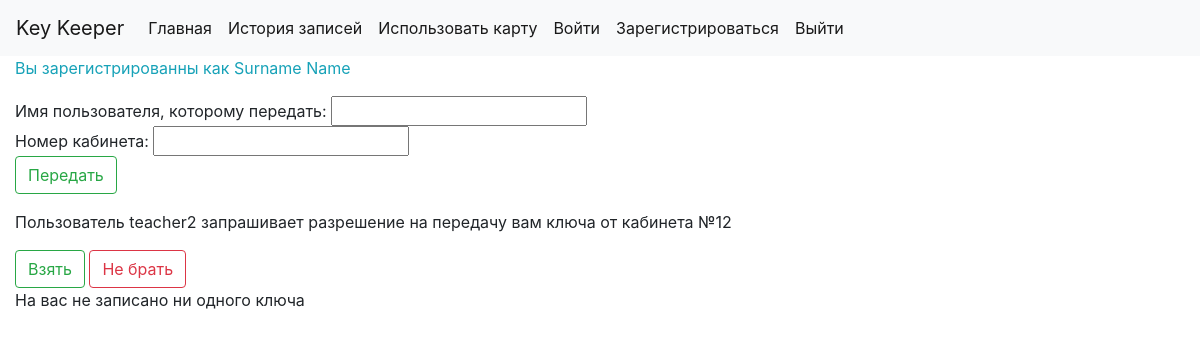
/ (signed in), run on an earlier commit of the app's database.
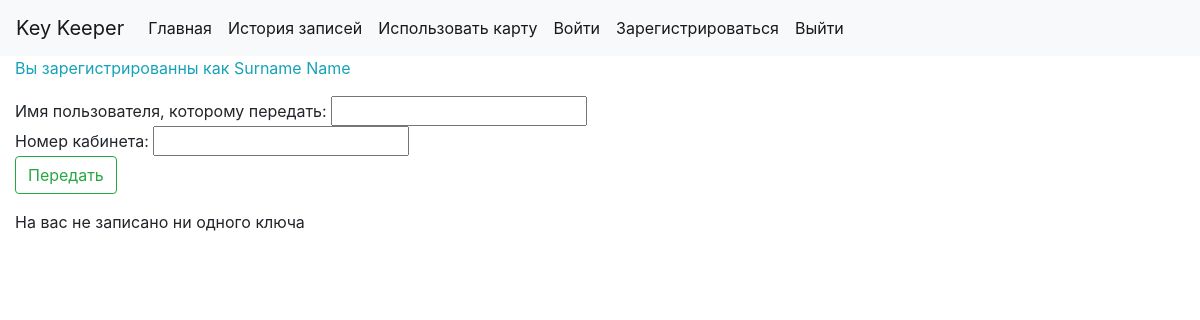
And on a later commit of the database.
### keeper/models.py (models this page shows)
class CustomUser(AbstractUser):
    password = models.CharField(max_length=200)
    card_id = models.IntegerField(default=8000000000)
    key_tran_last = models.IntegerField(default=-1)
    user_tran_last = models.CharField(max_length=255, default='никто')

### keeper/views.py (the view)
# urls.py: path('', views.index, name='index'),
@login_required
def index(request):
    context = {}
    if request.method == 'POST':
        f = TransferForm(request.POST)
        if 'transfer_req' in request.POST:
            if f.is_valid():
                try:
                    tran_user = CustomUser.objects.filter(username=f.data['username']).get()
                    if tran_user != request.user.username:
                        try:
                            hist2 = History.objects.filter(key=f.data['key_num'], user_id=request.user,
                                                           active='Не сдан').get()
                            hist2.active = 'Ожидает передачи'
                            hist2.save()
                            tran_user.user_tran_last = str(request.user.username)
                            tran_user.key_tran_last = f.data['key_num']
                            tran_user.save()
                            context['message'] = 'Ожидайте подтверждения'
                        except ObjectDoesNotExist:
                            context['message'] = 'У вас нет такого ключа'
                    else:
                        context['message'] = 'Нельзя передать ключ себе'
                except ObjectDoesNotExist:
                    context['message'] = 'Нет такого пользователя'
        elif 'accept' in request.POST:
            user_tran = CustomUser.objects.filter(username=request.user.user_tran_last).get()
            hist2 = History.objects.filter(key=request.user.key_tran_last, user_id=user_tran,
                                           active='Ожидает передачи').get()
            hist2.active = 'Сдан'
            hist2.time_back = datetime.datetime.now()
            hist2.save()
            hist = History(key=request.user.key_tran_last, user_id=request.user, active='Не сдан')
            hist.save()
            request.user.key_tran_last = -1
            request.user.user_tran_last = 'никто'
            request.user.save()
            context['message'] = 'Вы получили ключ'
        elif 'reject' in request.POST:
            user_tran = CustomUser.objects.filter(username=request.user.user_tran_last).get()
            hist2 = History.objects.filter(key=request.user.key_tran_last, user_id=user_tran,
                                           active='Ожидает передачи').get()
            hist2.active = 'Не сдан'
            hist2.save()
            request.user.key_tran_last = -1
            request.user.user_tran_last = 'никто'
            request.user.save()
            context['message'] = 'Вы отказались получать ключ'
    else:
        f = TransferForm()
    key_list = History.objects.filter(user_id=request.user, active='Не сдан')
    context['key_list'] = key_list
    if request.user.key_tran_last != -1:
        context['key_receive'] = request.user.key_tran_last
        context['user_receive'] = request.user.user_tran_last
    context['form'] = f
    context['user_id'] = str(request.user.last_name) + ' ' + str(request.user.first_name)
    return render(request, 'transfer.html', context)

### keeper/forms.py
class TransferForm(forms.Form):
    username = forms.CharField(label='Имя пользователя, которому передать:', max_length=100, required=True)
    key_num = forms.IntegerField(label='Номер кабинета:', max_value=1000, required=True)

### keeper/templates/transfer.html (shortened to what this page needs)
<!DOCTYPE html>
<html lang="en">
<head>
    {% include "includes/head.html" %}
</head>
<body>
    {% include "includes/nav_bar.html" %}
    <div class="container-fluid">
        <p class="text-info">Вы зарегистрированны как {{ user_id }}</p>
        <form method="POST" action="">
            {{ form.username.label }} {{ form.username }}
            <br>
            {{ form.key_num.label }} {{ form.key_num }}
            <br>
            <input type="submit" value="Передать" class="btn btn-outline-success" name="transfer_req">
        </form>
        {% if key_receive %}
            <p> Пользователь {{ user_receive }} запрашивает разрешение на передачу вам ключа от кабинета №{{ key_receive }}</p>
            <form action="" method="POST">
                <input class="btn-outline-success btn" type="submit" name="accept" value="Взять" />
                <input class="btn-outline-danger btn" type="submit" name="reject" value="Не брать" />
            </form>
        {% endif %}
        {% if key_list %}
            <p>Ваши ключи:</p>
            <table border="1">
            <tr>
                <th>Комната</th>
                <th>Дата и время</th>
            </tr>
            {% for elem in key_list %}
                <tr><td>{{ elem.key }}</td> <td>{{ elem.time_cr }}</td></tr>
            {% endfor %}
            </table>
        {% else %}
            <p>На вас не записано ни одного ключа</p>
        {% endif %}
    </div>
</body>
</html>

What changed in the data, as far as the page shows it:
no longer on this page (row edited): CustomUser: user_tran_last "teacher2"
Also different on the page:
{{ key_receive }}: "12" → (not shown)
form field accept: "Взять" → (not shown)
form field reject: "Не брать" → (not shown)
text no longer shown: "Пользователь запрашивает разрешение на передачу вам ключа от кабинета №"
